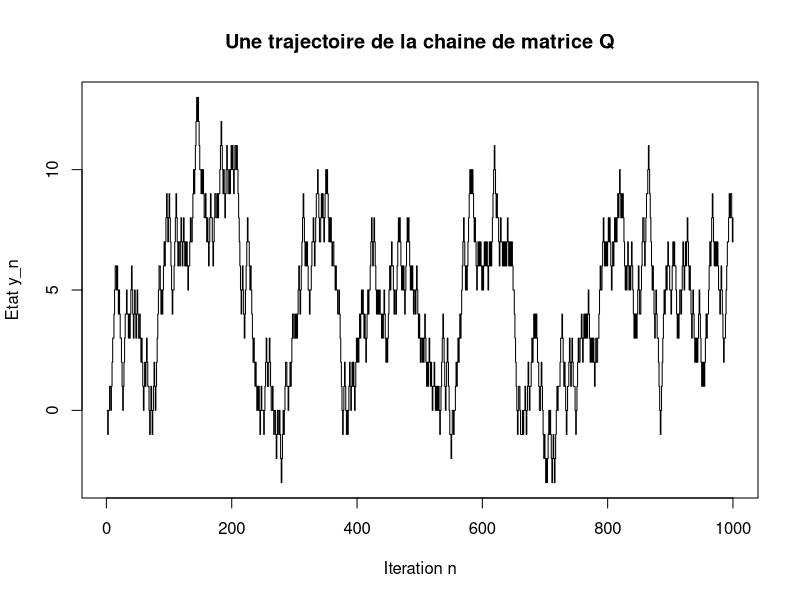
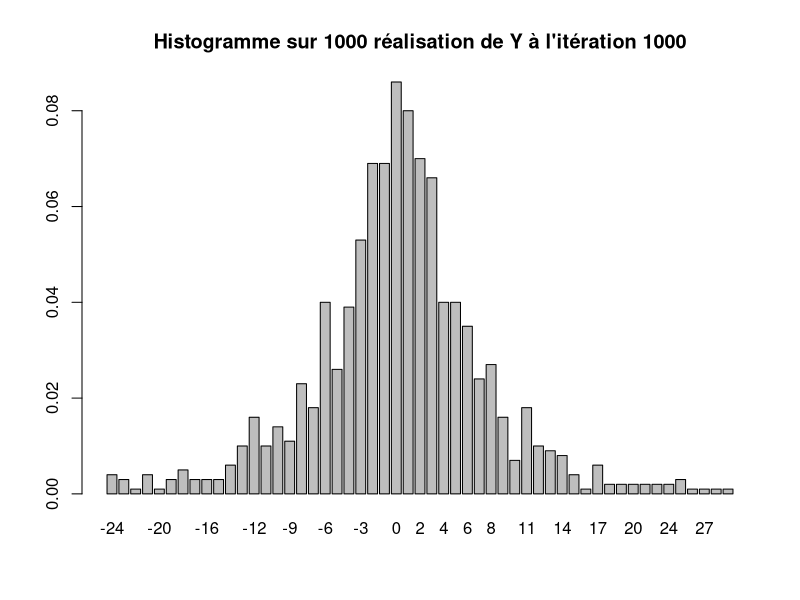
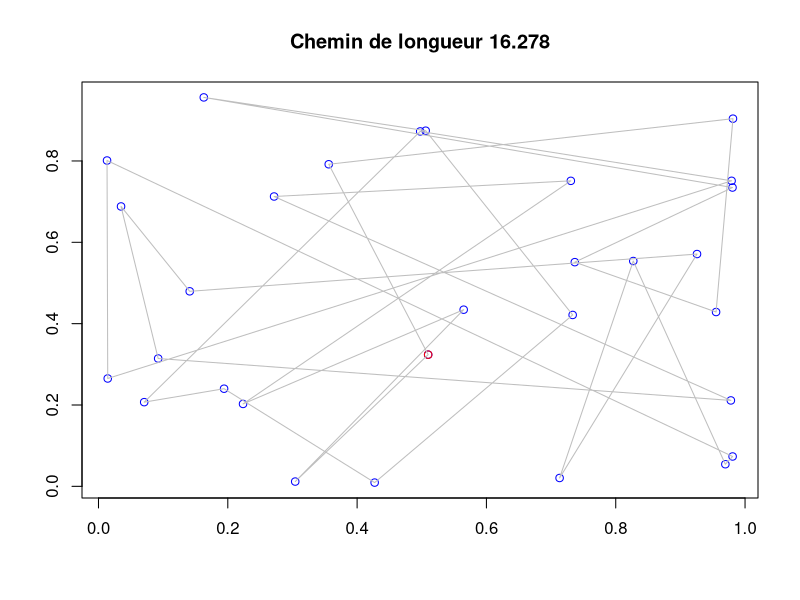
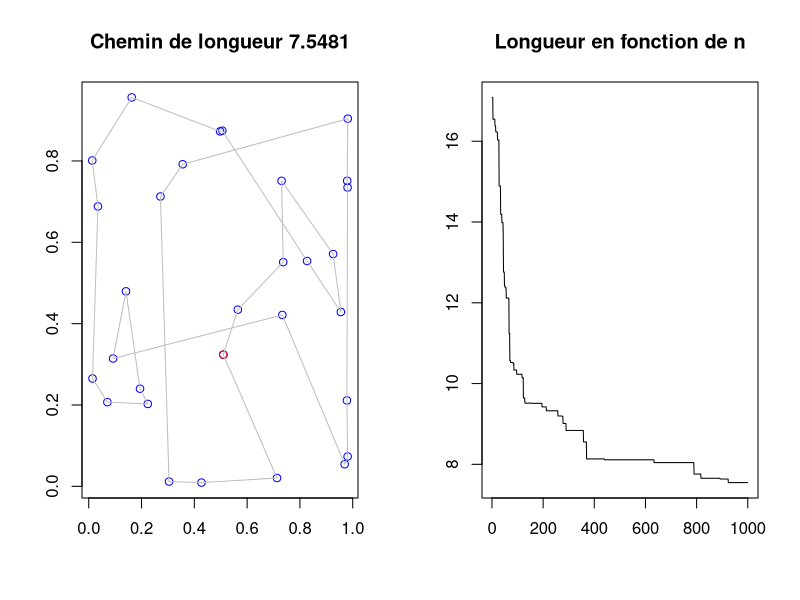
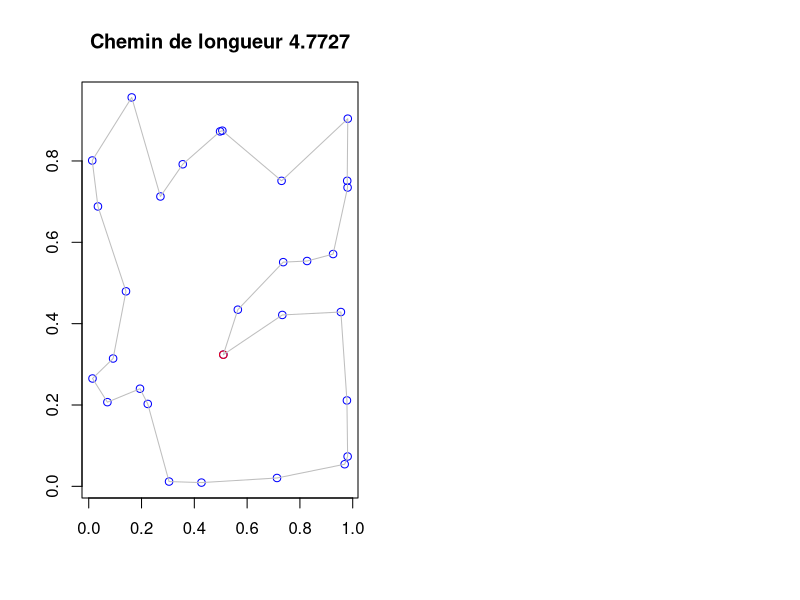

Generate these figures, in order, with R:
mu <- function(x) {
    return(exp(-abs(x)/5))
}

# la fonction suivante code la simulation de Y_{n+1} à partir de Y_n = y
phi <- function(y) {
    prop <- y
    if (runif(1) < 0.5) { prop <- y-1 }
    else { prop <- y+1 }
    v <- runif(1)
    if (v < min(mu(prop) / mu(y), 1)) { return(prop) }
    else { return(y) }
}

# une trajectoire jusqu'à l'itération n
traj <- function(n) {
    result <- numeric(n)
    y <- 0
    for (i in 1:n) {
        y <- phi(y)
        result[i] <- y
    }
    return(result)
}

n <- 1000
plot(traj(n), type = "s", ylab = "Etat y_n", xlab = "Iteration n", main="Une trajectoire de la chaine de matrice Q")
Nsim <- 1000
x <- replicate(Nsim, traj(n))
barplot(table(x[n,]) / ncol(x), main=paste("Histogramme sur", Nsim, "réalisation de Y à l'itération", n))

villes <- read.table("villes.txt")
N <- nrow(villes)
factorial(N) / (2*N)

distance <- function(i, j) {
    return(sqrt((villes[i,1]-villes[j,1])^2 + (villes[i,2]-villes[j,2])^2))
}

H <- function(x) {
    sum <- distance(x[N], x[1])
    for (i in 1:(N-1)) {
        sum <- sum + distance(x[i], x[i+1])
    }
    return(sum)
}

affiche <- function(x) {
    longueur <- format(H(x), digits = 5)
    plot(villes[,1], villes[,2], col = "blue", xlab = NA, ylab = NA, main = paste("Chemin de longueur", longueur))
    points(villes[1,1], villes[1,2], col = "red")
    u <- c(villes[x, 1], villes[x[1], 1])
    v <- c(villes[x, 2], villes[x[1], 2])
    lines(u, v, col = "grey")
}

affiche(1:N)

P1 <- function(path) {
    ec <- sample(1:N, 2, replace = TRUE)
    path[ec] <- path[rev(ec)]
    return(path)
}

Q <- function(P, T, x, n) {
    y <- P(x)
    delta <- H(y) - H(x)
    if (delta < 0) { return(y) } 
    if (runif(1) < exp(-delta / T(n))) { return(y) } 
    else { return(x) }
}

T <- function(n) { return(0.01 / log(n)) }
x <- 1:N
N0 <- 1000
longueurs <- numeric(N0)
for (n in 1:N0) {
    x <- Q(P1, T, x, n)
    longueurs[n] <- H(x)
}
x
#png("chemin_P1.png", width = 800)
par(mfrow = c(1,2))
affiche(x)
plot(longueurs, type = "l", ylab=NA, xlab=NA, main="Longueur en fonction de n")

P2 <- function(path) {
    ec <- sample(1:N, 2, replace = FALSE)
    path[ec] <- path[rev(ec)]
    return(path)
}

P3 <- function(path) {
    ec <- sample(1:N, 2, replace = FALSE)
    indices <- min(ec):max(ec)
    path[indices] <- path[rev(indices)]
    return(path)
}

x <- read.table("best.txt")
affiche(x$V2)
